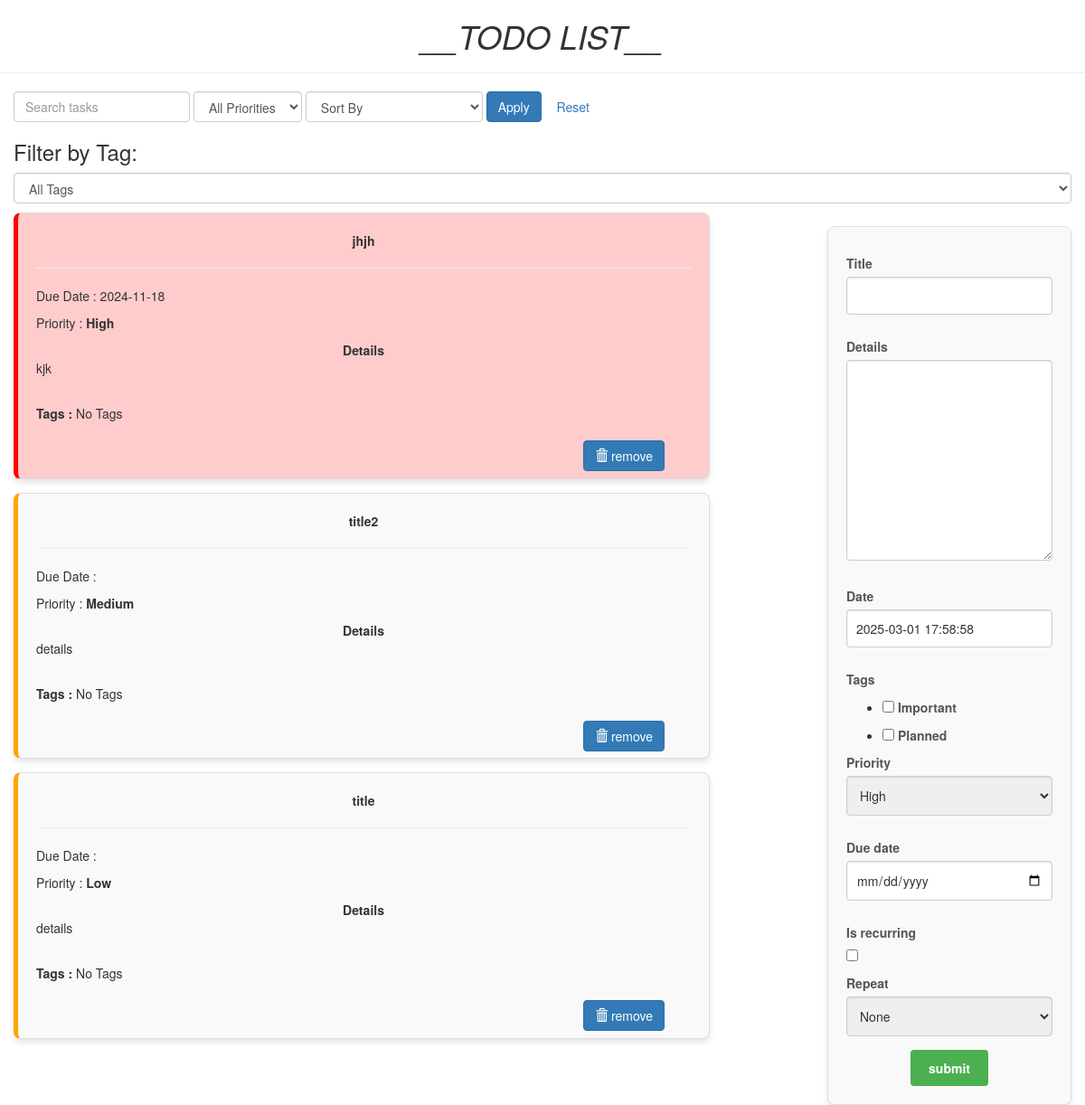
The page / on the database its author committed.
### todo/models.py (models this page shows, shortened)
class Todo(models.Model):
    PRIORITY_CHOICES = [
        (3, 'High'),
        (2, 'Medium'),
        (1, 'Low')
    ]
    RECURRENCE_INTERVAL_CHOICES = [("daily","Daily"), ("weekly", "Weekly"), ("monthly", "Monthly")]
    title = models.CharField(max_length=100)
    details = models.TextField(blank=True, null=True)
    date = models.DateTimeField(default=timezone.now)
    tags = models.ManyToManyField(Tag, related_name='todos', blank=True)
    priority = models.IntegerField(choices=PRIORITY_CHOICES, default=2)
    due_date = models.DateField(null=True, blank=True) # Optional due date
    is_recurring = models.BooleanField(default=False)
    recurrence_interval = models.CharField(
        max_length=20,
        choices=RECURRENCE_INTERVAL_CHOICES,
        blank=True,
        null=True
    )
    class Meta:
        unique_together = ('title', 'details', 'due_date', 'priority')
    def is_due_soon(self):
        today = datetime.today().date() # Get today's date as datetime.date
        return self.due_date and self.due_date <=  today + timedelta(days=1)
    def is_overdue(self):
        today = datetime.today().date() # Get today's date as datetime.date
        return self.due_date and self.due_date <= today

### todo/views.py (the view)
# urls.py: path('', views.index, name='todo'),
def index(request):
    selected_tag = request.GET.get('tag', None)
    search_query = request.GET.get("search", "")
    priority_filter = request.GET.get("priority", "")
    sort_option = request.GET.get("sort", "")
    item_list = Todo.objects.all()
    if selected_tag:
        item_list = Todo.objects.filter(tags__name=selected_tag).order_by('-priority', 'due_date', '-date')
    if search_query:
        item_list = item_list.filter(Q(title__icontains=search_query) | Q(details__icontains=search_query))
    if priority_filter:
        item_list = item_list.filter(priority=priority_filter)
    sort_fields = {
        "title": "title",
        "-title": "-title",
        "due_date": "due_date",
        "-due_date": "-due_date",
        "priority": "priority",
        "-priority": "-priority",
    }
    if sort_option in sort_fields:
        item_list = item_list.order_by(sort_fields[sort_option])
    else:
        item_list = item_list.order_by('-priority', 'due_date', '-date')
    if request.method == "POST":
        form = TodoForm(request.POST)
        if form.is_valid():
            task = form.save()
            is_recurring = task.is_recurring
            recurrence_interval = task.recurrence_interval
            if is_recurring and request.POST['due_date']:
                start_date = datetime.now().date()
                task.save()
                create_recurring_tasks(task, start_date, recurrence_interval)
            else:
                task.save()
            return redirect('todo')
    else:
        form = TodoForm()
    tags = Tag.objects.all()
    page = {
        "form" : form,
        "list" : item_list,
        "tags" : tags,
        "title" : "TODO LIST"
    }
    return render(request, 'todo/index.html', page)

### todo/forms.py (shortened to what this page needs)
class TodoForm(forms.ModelForm):
    def __init__(self, *args, **kwargs):
        super().__init__(*args, **kwargs)
        self.fields['tags'].queryset = Tag.objects.exclude(name="Completed")
    tags = forms.ModelMultipleChoiceField(
        queryset=Tag.objects.all(),
        widget = forms.CheckboxSelectMultiple,
        required = False
    )
    details = forms.CharField(
        widget=forms.Textarea(),
        required = False
    )
    priority = forms.ChoiceField(
        choices=Todo.PRIORITY_CHOICES,
        widget=forms.Select,
        required=True
    )
    due_date = forms.DateField(
        widget=DateInput(attrs={
            'type':'date'
        }),
        required=False
    )
    recurrence_interval = forms.ChoiceField(
        choices=[("", "None"), ("daily","Daily"), ("weekly", "Weekly"), ("monthly", "Monthly")],
        required=False,
        label="Repeat",
        help_text="Choose a recurrence frequency. Weekly tasks need a due date > 7 days, monthly > 30 days."
    )
    class Meta:
        model = Todo
        fields = "__all__"

### todo/models.py (called while the page is built)
    def __str__(self):
        return self.name

### todo/templates/todo/index.html (shortened to what this page needs)
<!DOCTYPE html>
<html lang="en" dir="ltr">
    <head>
        <link rel="stylesheet" href="https://maxcdn.bootstrapcdn.com/bootstrap/3.3.7/css/bootstrap.min.css">
    </head>
    <body class="container-fluid">
        <center class="row">
            <h1><i>__TODO LIST__</i></h1>
            <hr />
        </center>
        <form method="GET" action="{% url 'todo' %}" class="form-inline mb-3">
            <input type="text" name="search" placeholder="Search tasks" class="form-control mr-2" value="{{ request.GET.search }}">
            <select name="priority" class="form-control mr-2">
                <option value="">All Priorities</option>
            </select>
            <select name="sort" class="form-control mr-2">
                <option value="">Sort By</option>
            </select>
            <button type="submit" class="btn btn-primary">Apply</button>
            <a href="{% url 'todo' %}" class="btn btn-secondary">Reset</a>
        </form>
        <div class="row">
            <div class="col-md-12">
                <h3>Filter by Tag:</h3>
                <form method="GET" action="">
                    <select name="tag" onchange="this.form.submit()" class="form-control">
                        <option value="">All Tags</option>
                    </select>
                </form>
            </div>
        </div>
        <div class="row" style="padding-top: 10px;">
            <div class="col-md-8">
            {% for i in list %}
                <div class="card
                {% if i.priority == 3 %} priority-high
                {% elif i.priority == 2 %} priority-medium
                {% else %} priority-medium
                {% endif %}
                {% if i.is_overdue %} overdue
                {% elif i.is_due_soon %} due-soon
                {% endif %}
                ">
                    <center><b>{{i.title}}</b></center>
                    <hr/>
                    <p>Due Date : {{ i.due_date|date:"Y-m-d"}}</p>
                    <p>Priority : <b>{{i.get_priority_display}}</b></p>
                    <center><b>Details</b></center>
                    {{i.details|safe}}
                    <br />
                    <b>Tags : </b>
                    {% for tag in i.tags.all %}
                        <span class="label label-primary">{{ tag.name }}</span>
                        {% empty %}
                        <span>No Tags</span>
                    {% endfor %}
                    <br />
                    <br />
                    <form action="/del/{{i.id}}" method="POST" style=" padding-right: 4%; padding-bottom: 3%;">
                        <button value="remove" type="submit" class="btn btn-primary" style="float: right;"><span class="glyphicon glyphicon-trash"></span>  remove</button>
                    </form>
                </div>
            {% endfor%}
            </div>
            <div class="col-md-1"> </div>
            <div class="col-md-3" >
                <div class="submit_form">
                    <form method="POST">
                        {% for field in form %}
                            <div class="mb-3">
                                <label class="form-label">{{ field.label }}</label>
                                {{ field }}
                            </div>
                        {% endfor %}
                        <center>
                            <input type="submit" class="btn btn-primary" value="submit" />
                        </center>
                    </form>
                </div>
            </div>
        </div>
    </body>
</html>

### todo/templates/todo/index.html (style rules this page uses)
.card { background-color: #f9f9f9; border: 1px solid #ddd; border-radius: 8px; padding: 20px; margin-bottom: 15px; box-shadow: 0px 4px 6px rgba(0, 0, 0, 0.1); transition: box-shadow 0.3s ease, transform 0.3s ease; }
.submit_form { background-color: #f9f9f9; border: 1px solid #ddd; border-radius: 8px; padding: 20px; box-shadow: 0px 4px 6px rgba(0, 0, 0, 0.1); margin-top: 15px; }
.submit_form label { display: block; margin-top: 10px; color: #555; font-weight: 600; }
.submit_form input[type="text"], .submit_form input[type="date"], .submit_form select, .submit_form textarea { width: 100%; padding: 10px; border: 1px solid #ccc; border-radius: 4px; margin-bottom: 15px; font-size: 1em; color: #333; box-shadow: inset 0px 1px 2px rgba(0, 0, 0, 0.1); }
.submit_form input[type="submit"] { background-color: #4CAF50; color: white; padding: 10px 20px; border: none; border-radius: 4px; font-size: 1em; font-weight: bold; cursor: pointer; transition: background-color 0.3s ease; }
.overdue { background-color: #ffcccc; }
.priority-high { border-left: 5px solid red; }
.priority-medium { border-left: 5px solid orange; }

### rows shown on the page
Todo: title "jhjh", due_date "2024-11-18", priority "High", details "kjk"
Todo: title "title2", priority "Medium", details "details"
Todo: title "title", priority "Low", details "details"

### other values the page prints
{{ field.label }} "Title" "Details" "Date" "Tags" "Priority" "Due date" "Is recurring" "Repeat"
